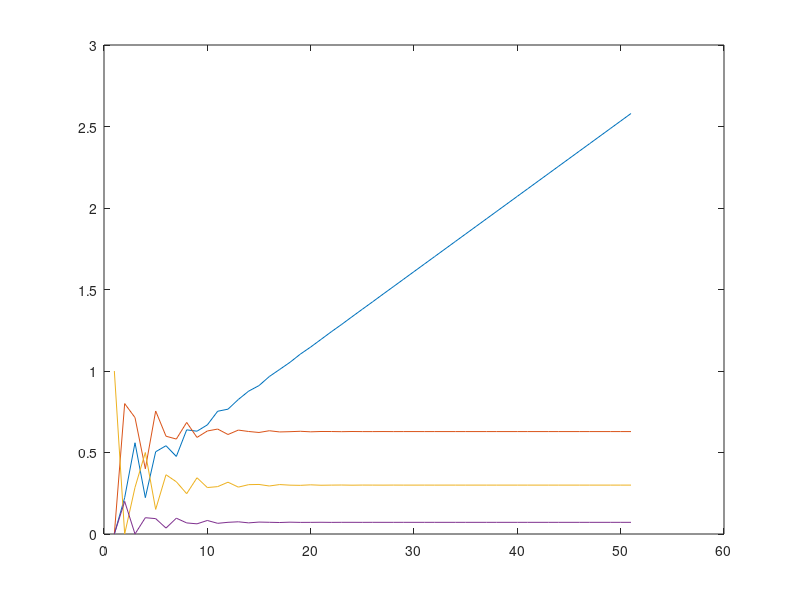
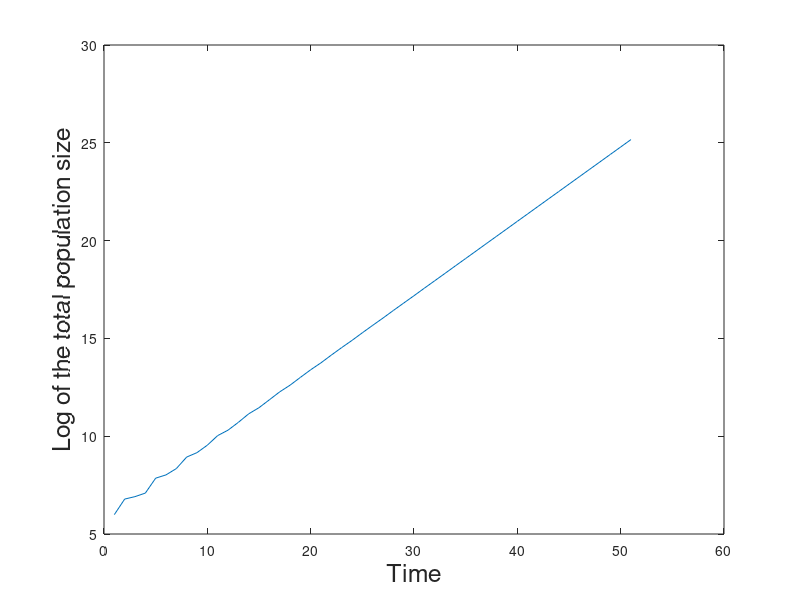
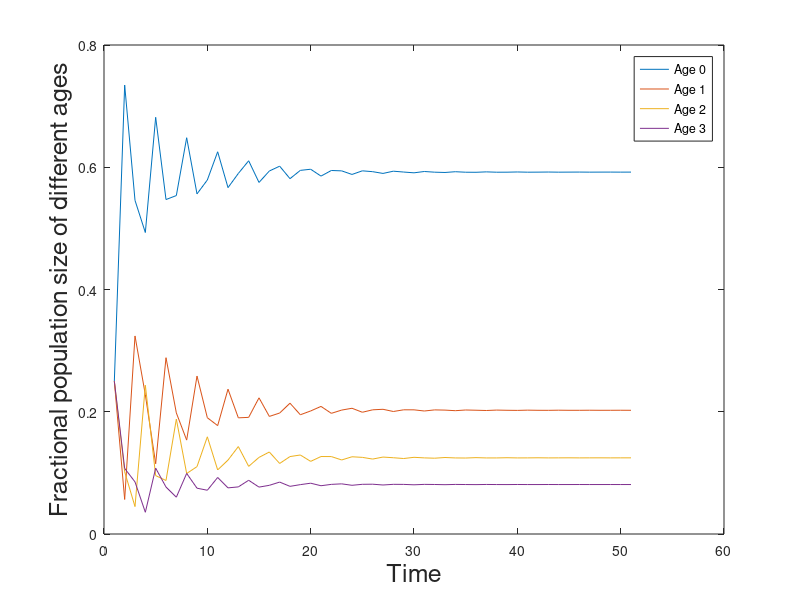

These charts were generated, in order, by the following MATLAB code: (Note: this script raises an error after producing the figures.)
%% Exercise 2.6 -Biennial Plant
L = [ 0 1 5; 0.5 0 0 ; 0 0.25 0];
N(:,1)= [0; 1; 0];
for i=1:50
    N(:,i+1)=L*N(:,i);
end;
k=sum(N);
t=1:51;
figure;
plot(t,log(k));
hold on;
N1= N(1,:)./k;
N2= N(2,:)./k;
N3= N(3,:)./k;
Neach = [N1;N2;N3];
plot(t,Neach);

%% Problem Set 1 - Euler Lotkerra
clc; clear all;
L = [ 0 1 5 0.5; 0.5 0 0 0; 0 0.9 0 0;0 0 0.95 0 ];
N(:,1)= [100; 100; 100; 100;];
for i=1:50
    N(:,i+1)=L*N(:,i);
end;
k=sum(N);
t=1:51;
figure;
plot(t,log(k));
%title('Log of the total population size against time');
xlabel('Time','FontSize',18) % x-axis label
ylabel('Log of the total population size','FontSize',18) % y-axis label
%legend('y = sin(x)')
N0= N(1,:)./k;
N1= N(2,:)./k;
N2= N(3,:)./k;
N3= N(4,:)./k;
%Neach = [N1;N2;N3;N4];
figure;
plot(t,N0,t,N1,t,N2,t,N3);
xlabel('Time' ,'FontSize',18) % x-axis label
ylabel('Fractional population size of different ages','FontSize',18) % y-axis label
legend('Age 0', 'Age 1', 'Age 2', 'Age 3');
legend('show')
lamdase= polyfit(t,log(k),1);
lamda= lamdase(1,1);
F = [ 0 1 5 0.5];
I = [1 0.5  0.45 0.45*0.95];
guess_min=0.0001; guess_max=10;
lambdabar = fzero(@(lambda) eulot(lambda,I,F),[guess_min,guess_max]);

%% Problem Set 1 - Owls
clc; clear all;
Lo = zeros(49);
v=0.942.*ones(1,48);
Lo=diag(v,-1);
Lo(1,2:49)=0.24;
Lo(2,1)=0.0722;
No(:,1)= 100*ones(49,1);
for i=1:49
    No(:,i+1)=Lo*No(:,i);
end;
k=sum(No);
t=1:50;
figure;
plot(t,log(k));
lam = polyfit(t,log(k),1);
lamda =exp(lam(1,1));

%Elasticity Matrix
[Ri,BS]  = eigs(Lo);
[Li,BS]  = eigs(transpose(Lo));
Li=Li(:,1);%dominant left eigenvector
Ri=Ri(:,1);%dominant right eigenvector
es = sum(Li.*Ri);
Elas =zeros(49);
for i=1:49
    for j=1:49
        Elas(i,j) = (Lo(i,j)/BS(1,1))*(Li(i,1)*Ri(j,1)/es);
    end;
end;
%% Problem Set 1 - Killer Whales
clc; clear all;
A=[ 0 0.0043 0.1132 0; 0.9775 0.9111 0 0 ; 0 0.0736 0.9534 0; 0 0 0.0452 0.9804];
[L,B] =eigs(A);
L =L(:,1);
B=B(1,1);
s = sum(L);
x = 250/s;

% Adults
N=zeros(4,1000);
N(:,1)=x.*L;
hold on;
t =1:1000;
hi=0;
for ha= 1:0.001:10
    hi=hi+1;
    for i=1:999
        N(:,i+1)=A*N(:,i);
        Int=N(3,i+1)-ha;
        if Int<0
            N(3,i+1) =0;
        else
        N(3,i+1)=Int;
        end;
        sub = sum(N(:,i+1));
        if sub<1
            disp(i);
            break;
        end
    end
    sk=sum(N(:,1:i));
    if sub<1
            break;
    end ;
end
    plot(1:i,sk); 
    xlabel('Time','FontSize',18) % x-axis label
ylabel('Adult population with extinction harvesting','FontSize',18) % y-axis label

%Juveniles
N=zeros(4,1000);
N(:,1)=x.*L;
figure;
hold on;
t =1:1000;
hi=0;
for hj= 1:0.001:10
    hi=hi+1;    
    for i=1:999
        N(:,i+1)=A*N(:,i);
        Int=N(2,i+1)-hj;
        if Int<0
            N(2,i+1) =0;
        else
        N(2,i+1)=Int;
        end;
        sub = sum(N(:,i+1));
        if sub<1
            disp(i);
            break;
        end
    end
    sj=sum(N(:,1:i));
    if sub<1
            break;
    end ;
end

    plot(1:i,sj); 
    xlabel('Time','FontSize',18) % x-axis label
ylabel('Juvenile population with extinction harvesting','FontSize',18) % y-axis label